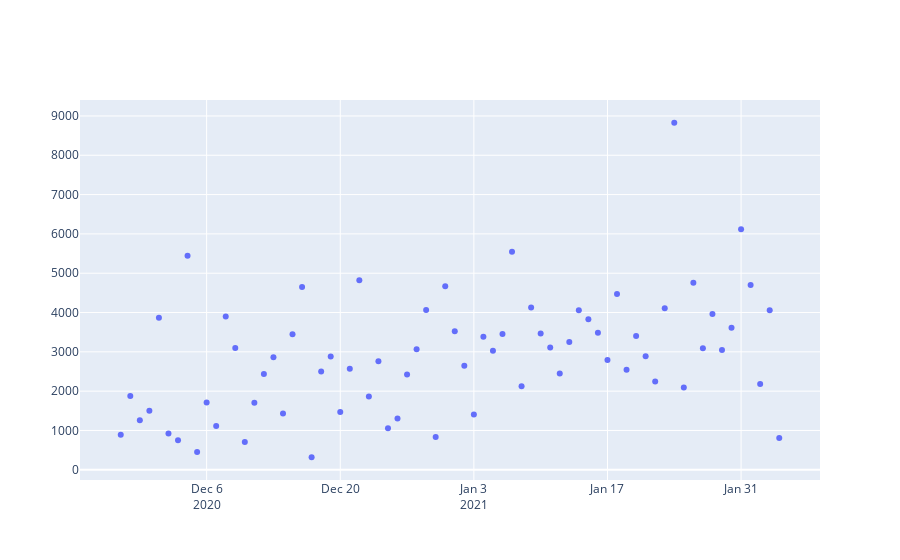

Notebook cell for this chart:
### Code cell
fig = go.Figure([go.Scatter(x=dfSteps.index, y=dfSteps['steps'],  mode='markers',)])
fig.write_html("./steps.html")
fig.show()
